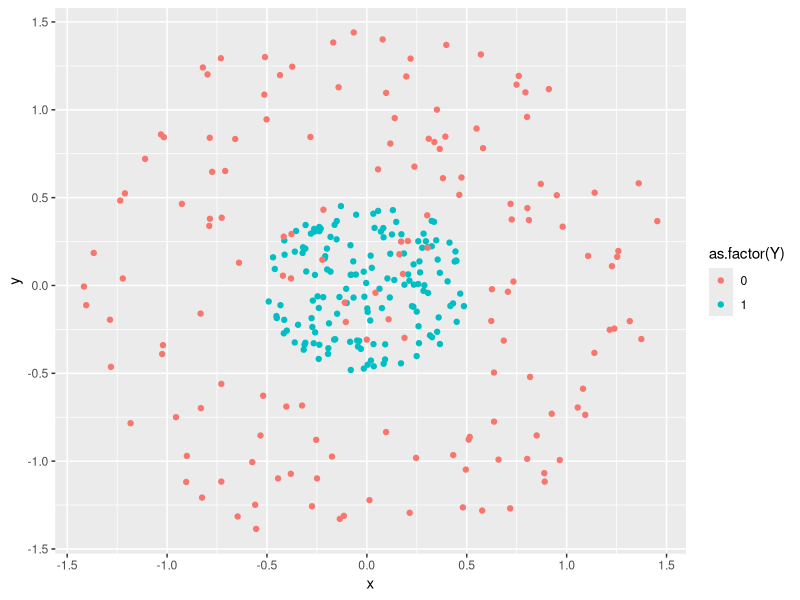

R code for this plot:
#Generación de datos para entrenar la red.

'Genero los datos para crear mi red neuronal - datos circulares'
circulo <- function(x, R, centroX=0, centroY=0){
  r = R * sqrt(runif(x))
  theta = runif(x) * 2 * pi
  x = centroX + r * cos(theta)
  y = centroY + r * sin(theta)
  
  z = data.frame(x = x, y = y)
  return(z)
}


datos1 <- circulo(150,0.5)
datos2 <- circulo(150,1.5)

datos1$Y <- 1
datos2$Y <- 0
datos <- rbind(datos1,datos2)

rm(datos1,datos2, circulo)


library(ggplot2)
ggplot(datos,aes(x,y, col = as.factor(Y))) + geom_point()

#Ya he generado mis datos circulares para entrenar mi modelo de clasificación los guardo en 2 variables
X <- as.matrix(datos[,1:2])
Y <- as.matrix(datos[,3])
rm(datos)

